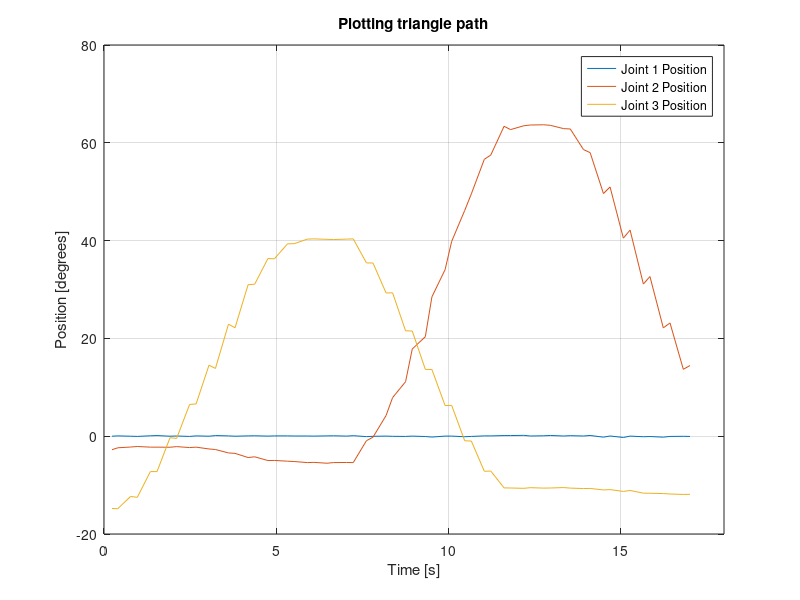
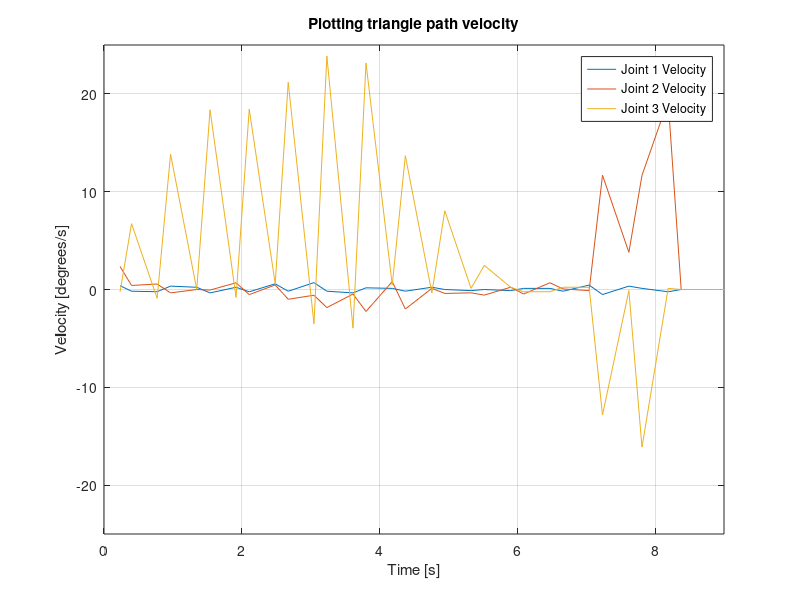

Write the MATLAB code that produced these figures, in order.
%% Step 8: Plot Robot Motion

f = figure; % create figure
axes;
hold on;
box on;
grid on;

% center the figure on screen and resize it
fig_size = get(0, 'Screensize');
fig_pos = [0,0,0.9*fig_size(3), 0.8*fig_size(4)];
set(f, 'Position', fig_pos);
axis([0 18 -20 80]);
title('Plotting triangle path');
xlabel('Time [s]'); ylabel('Position [degrees]');

% This is the giant csv file read in.
M = dlmread('interpolationjoints.csv');

% X Coordinates
Xs = [];

% Y Coordinates
Ys = [];

% The reformatted data from the .csv file.
importedFromCSV = zeros(60,4);

% Counter for counting the rows in the l for loop
i = 1;

%iterate through each axis
for m=1:4
    % iterate through the columns for the data from each axis
    
    
    % iterate through the rows of the csv
    for l=1:60
        importedFromCSV(l,m) = M(l,m);
        
    end
    
    
    
end

% Fill in the respective column vectors.
J1s(:,1) = importedFromCSV(:,1);
J1s(:,2) = importedFromCSV(:,2)./11.4;

vJ1s = importedFromCSV(:,1);
for k = 1:29
    vJ1s(k,2) = (J1s((k+1),2)-J1s(k,2))/(J1s(k+1,1)-J1s(k,1));
end

J2s(:,1) = importedFromCSV(:,1);
J2s(:,2) = importedFromCSV(:,3)./11.4;

vJ2s = importedFromCSV(:,1);
for w = 1:29
    vJ2s(w,2) = (J2s((w+1),2)-J2s(w,2))/(J2s(w+1,1)-J2s(w,1));
    
end

J3s(:,1) = importedFromCSV(:,1);
J3s(:,2) = importedFromCSV(:,4)./11.4;

vJ3s = importedFromCSV(:,1);
for p = 1:29
    vJ3s(p,2) = (J3s((p+1),2)-J3s(p,2))/(J3s(p+1,1)-J3s(p,1));
end

times = importedFromCSV(:,1);

plot(J1s(:,1),J1s(:,2),J2s(:,1),J2s(:,2),...
    J3s(:,1),J3s(:,2));
legend('Joint 1 Position','Joint 2 Position','Joint 3 Position')

disp(vJ1s);

g = figure; % create figure
axes;
hold on;
box on;
grid on;

% center the figure on screen and resize it
fig_size = get(0, 'Screensize');
fig_pos = [0,0,0.9*fig_size(3), 0.8*fig_size(4)];
set(g, 'Position', fig_pos);
axis([0 9 -25 25]);
title('Plotting triangle path velocity');
xlabel('Time [s]'); ylabel('Velocity [degrees/s]');
plot(vJ1s(:,1),vJ1s(:,2),vJ2s(:,1),vJ2s(:,2), ...
    vJ3s(:,1),vJ3s(:,2));

legend('Joint 1 Velocity','Joint 2 Velocity','Joint 3 Velocity')